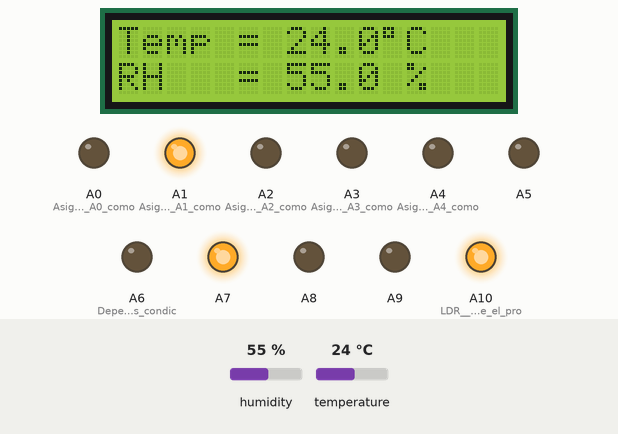
Recording of a sketch running on a simulated Arduino Mega 2560, built with avr-gcc and run on an emulated ATmega2560. Shown: 16×2 character LCD, output pins drawn as LEDs (lit = HIGH). The test bench sets the inputs (shaded band); at power-on: humidity 55 %, temperature 24 °C. What the sketch prints to the serial monitor is not drawn.

Above: at 8.6 s.
8.7 s: humidity set to 58 %
At 16.4 s:
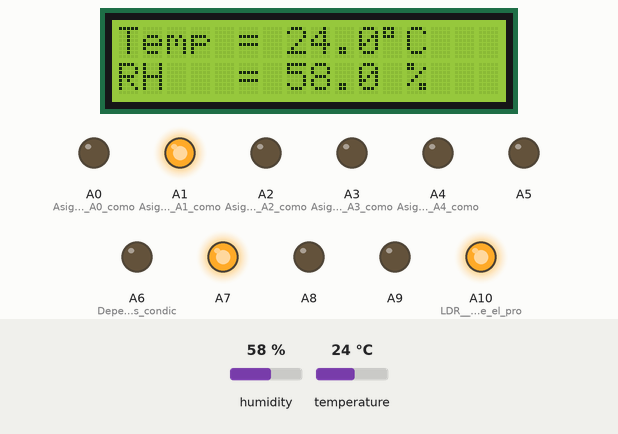
17.3 s: humidity set to 61 %
25.8 s: temperature set to 22 °C
At 33.9 s:
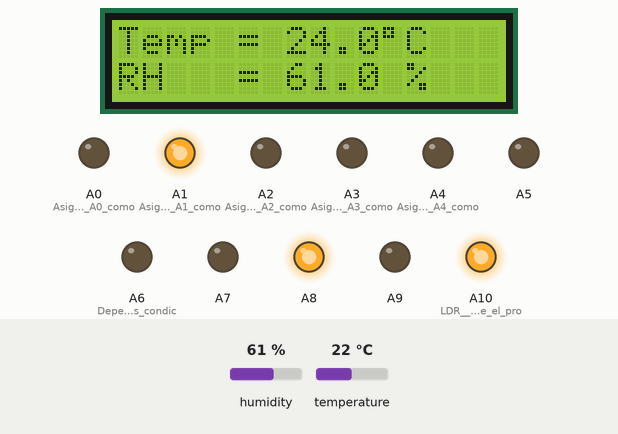
37.7 s: temperature set to 12 °C
At 44.0 s:
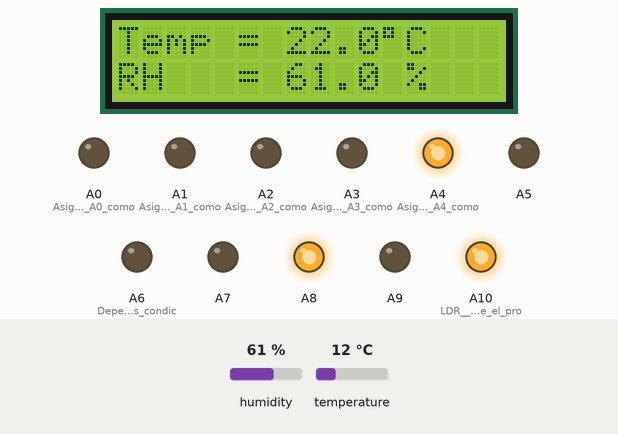
46.7 s: humidity set to 68 %
At 56.3 s:
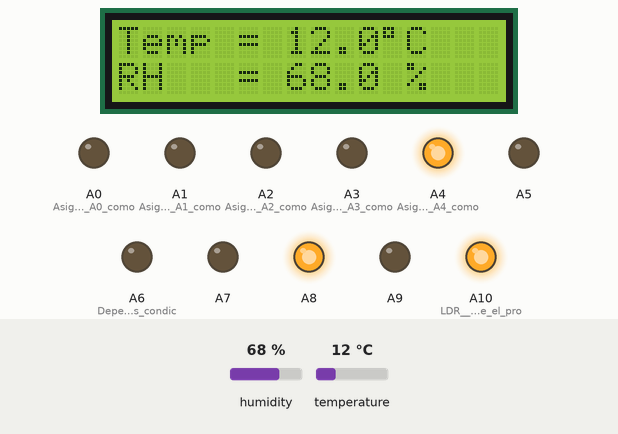
56.7 s: humidity set to 71 %
At 71.0 s:
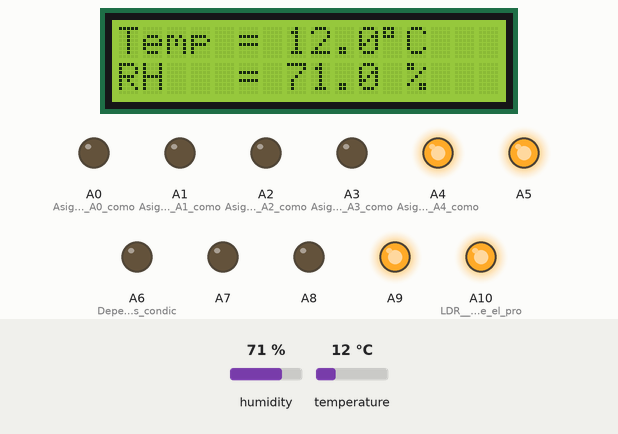
Timing chart, 0 to 71.7 s (numbered marks = the images above; inputs shaded):
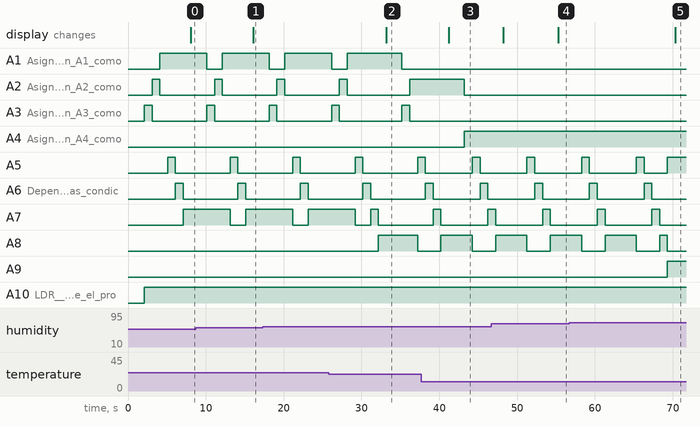

Measured:
- the behaviour switches between 24 and 23 °C on temperature (found by bisection; images 1 and 2)
- the behaviour switches between 69 and 70 % on humidity (found by bisection; images 4 and 5)
- after the input at 8.7 s, the display: changes after 7.4 s (image 1)
- after the input at 25.8 s, A1 (Asignamos_el_pin_A1_como): goes on until 35.2 s, then stays LOW; A2 (Asignamos_el_pin_A2_como): goes on until 36.2 s, then stays HIGH
- after the input at 37.7 s, A2 (Asignamos_el_pin_A2_como): goes on until 43.2 s, then stays LOW; A3 (Asignamos_el_pin_A3_como): stays LOW (without the input it goes to HIGH after 5.5 s); A4 (Asignamos_el_pin_A4_como): LOW → HIGH after 5.5 s
- after the input at 46.7 s, the display: first differs from a run without the input after 8.6 s (image 4)
- after the input at 56.7 s, A9: LOW → HIGH after 12.6 s; the display: changes after 13.6 s (image 5)
- by itself, A3 (Asignamos_el_pin_A3_como): alternates HIGH for 1.0 s and LOW for 8.0 s

The sketch:

final6.0.ino
```cpp
#include <DHT.h>//Utilizamos este sensor como manera practica de simular el prototipo
//aqui se incluira la liberria de los demas sensores, los siguientes serian del ethernet shield:
//#include <SPI.h>
//#include <Ethernet.h>
// con los anteriores podemos usarlo coo webserver
#include <LiquidCrystal.h>//Este nos permite poder ver la informacion que esta recibiendo el sensor en una pantalla LCD (no incluida en el prototipado ya que la app permitira hacer estas lecturas)

#define DHTPIN 8  // De esta manera definimos que pin sera utilizado por nuestro sensor
 //Inicializamos la comunicacion serial a 9600bps

LiquidCrystal lcd(7, 6, 5, 4, 3, 2); // pines necesarios para ver el lcd( no incluidad en el protitipado, ya que podran visualizarle desde la app)
#define DHTTYPE DHT11
DHT dht(DHTPIN, DHTTYPE);
//Variabless
char temperature[] = "Temp = 00.0 C  ";
char humidity[]    = "RH   = 00.0 %  ";
// Asignacion de pines
void setup() {
pinMode(A0,OUTPUT);                               //Asignamos el pin A0 como entrada (LED ROJO)-----> Esto despues sera interpretado como que la temperatura se encuentra muy caliente, enviamos corriente a este pin qye mantendra la valvula abierta para el riego
pinMode(A1,OUTPUT);                               //Asignamos el pin A1 como salida (LED AMARILLO)---->El riego incia de manera suave
pinMode(A2,OUTPUT);                               //Asignamos el pin A2 como salida (Led VERDE)-----> Se mantienen en reposo
pinMode(A3,OUTPUT);                               //Asignamos el pin A3 como salida (Led VIOLETA)---> En este paso en caso de ser
pinMode(A4,OUTPUT);                                //Asignamos el pin A4 como salida (Led AZUL)---->Se notificara al usuario con una series de consejos que podria seguir
pinMode(A5,OUTPUT);

pinMode(A6, OUTPUT);// Dependiendo de las condiciones dadas se vera afectados
pinMode(A7, OUTPUT);
pinMode(A8, OUTPUT);
pinMode(A9, OUTPUT);

pinMode(A10, OUTPUT);                             // LDR  permitira que el prototipo pueda tomar decisiones segun la potencia del sol (despues combinada con el sensor de temperatura permitiendonos conocer un estimado de lo que se podria llegar a ver

Serial.begin (9600);                             //Inicializamos la comunicacion serial a 9600bps


  lcd.begin(16, 2);//iniciamos el lcd
  dht.begin();//iniciamos sensores!!!!
}

void loop() {
  delay(1000);


  byte RH = dht.readHumidity();
  byte Temp = dht.readTemperature();
   Serial.println("");
 Serial.println("AVOcadoHack \n");//Claro el nombre no podria faltar
 Serial.println("");
delay(1000);

  digitalWrite(A10,HIGH);

  if (isnan(RH) || isnan(Temp)) {//Esto permite visualizar en el lcd, supongo que esto se ilimiria del prototipado final,
    lcd.clear();
    lcd.setCursor(5, 0);
    lcd.print("Error");
    return;
  }
 if(Temp<=17 ){
    digitalWrite(A0,LOW);                         //MUY FRIO
    digitalWrite(A1,LOW);                       //
    digitalWrite(A2,LOW);
    digitalWrite(A3,LOW);
    digitalWrite(A4,HIGH);
    Serial.println("Tomar medidas el sembrio se encuentra en frio");
    delay(1000);
 }
if(Temp>= 19){
    digitalWrite(A0,LOW);
    digitalWrite(A1,LOW);                        //SE ESTA ENFRIANDO
    digitalWrite(A2,LOW);
    digitalWrite(A3,HIGH);
    digitalWrite(A4,LOW);
     Serial.println("Se esta enfriando");
     delay(1000);
 }
 if(Temp>= 21){
    digitalWrite(A0,LOW);
    digitalWrite(A1,LOW);                        //PERFECTO
    digitalWrite(A2,HIGH);
    digitalWrite(A3,LOW);
    digitalWrite(A4,LOW);
    Serial.println("Todo excelente Temperatura");
delay(1000);
 }
 if(Temp>= 24){
    digitalWrite(A0,LOW);
    digitalWrite(A1,HIGH);                        //SE ESTA CALENTANDO
    digitalWrite(A2,LOW);
    digitalWrite(A3,LOW);
    digitalWrite(A4,LOW);
    Serial.println("Sistema de riego de baja potencia");
    delay(1000);
 }
 if(Temp>= 26){
    digitalWrite(A0,HIGH);
    digitalWrite(A1,LOW);                        //MUY CALIENTE
    digitalWrite(A2,LOW);
    digitalWrite(A3,LOW);
    digitalWrite(A4,LOW);
    Serial.println("Sistemas de riego activado");
    delay(1000);
 }

// AQUI EMPIEZA LA PARTE DE LA HUMEDAD

if(RH>=0 ){
    digitalWrite(A5,HIGH);                         //ESTA MUY SECO
    digitalWrite(A6,LOW);
    digitalWrite(A7,LOW);
    digitalWrite(A8,LOW);
    digitalWrite(A9,LOW);
     Serial.println("Sistemas de riego activado");
    delay(1000);

 }
if(RH>= 40){
    digitalWrite(A5,LOW);
    digitalWrite(A6,HIGH);                        //SE ESTA SECANDO
    digitalWrite(A7,LOW);
    digitalWrite(A8,LOW);
    digitalWrite(A9,LOW);
    Serial.println("Sistema de riego de baja potencia");
    delay(1000);
 }
 if(RH>= 50){
    digitalWrite(A5,LOW);
    digitalWrite(A6,LOW);                        //PERFECTO
    digitalWrite(A7,HIGH);
    digitalWrite(A8,LOW);
    digitalWrite(A9,LOW);
    Serial.println("Todo exclente Humedad");
    delay(1000);
 }
 if(RH>= 60){
    digitalWrite(A5,LOW);
    digitalWrite(A6,LOW);                        //ESTA MUY HUMEDO
    digitalWrite(A7,LOW);
    digitalWrite(A8,HIGH);
    digitalWrite(A9,LOW);
      Serial.println("Se esta acumulando mucha humedad");
    delay(1000);
 }
 if(RH>= 70){
    digitalWrite(A5,HIGH);
    digitalWrite(A6,LOW);                        //MUY MOJADO
    digitalWrite(A7,LOW);
    digitalWrite(A8,LOW);
    digitalWrite(A9,HIGH);
      Serial.println("Existe demasiada humedad , seguir las recomendaciones de la app");
    delay(1000);
 }
//El codigo de abajo permite saber los resultados de los sensores

  temperature[7]     = Temp / 10 + 48;
  temperature[8]     = Temp % 10 + 48;
  temperature[11]    = 223;
  humidity[7]        = RH / 10 + 48;
  humidity[8]        = RH % 10 + 48;
  lcd.setCursor(0, 0);
  lcd.print(temperature);
  lcd.setCursor(0, 1);
  lcd.print(humidity);


}
```
